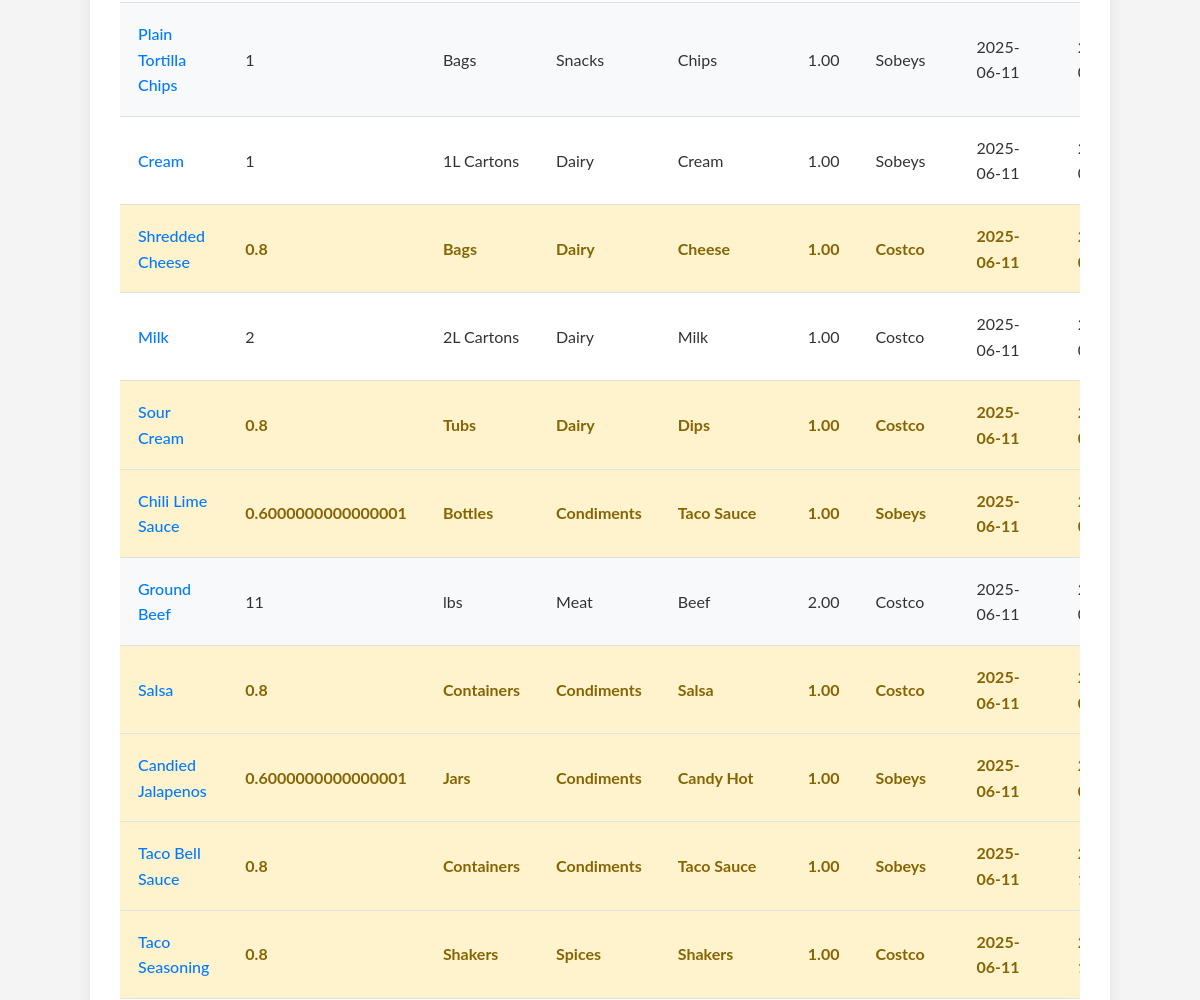
Before: /inventory/current (middle part) with the older database file.
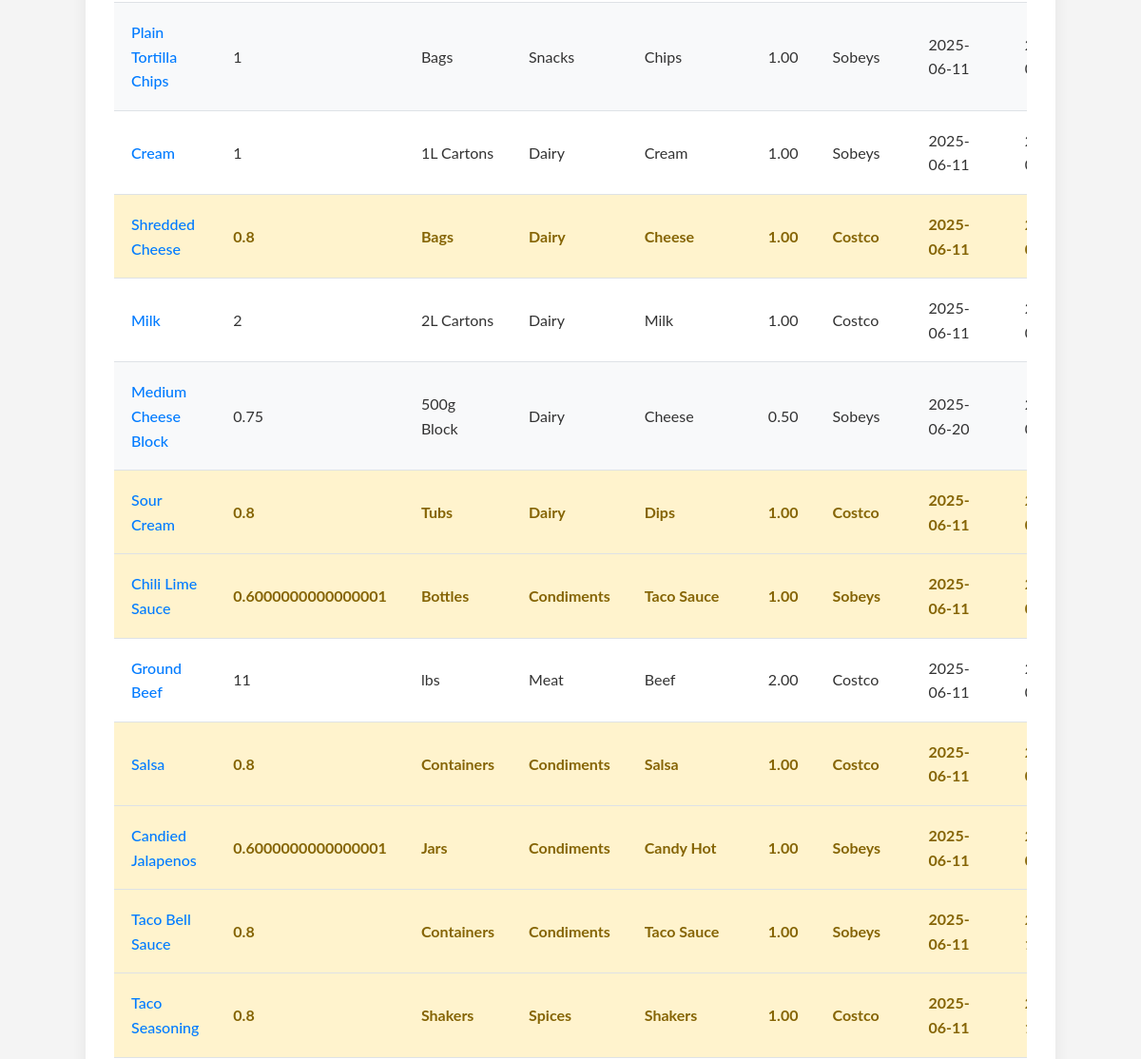
After: the same page with the newer database file.
### tables this page shows
CREATE TABLE inventory_items (
                        id INTEGER PRIMARY KEY AUTOINCREMENT,
                        product_id INTEGER,
                        name TEXT NOT NULL,
                        quantity TEXT NOT NULL, 
                        purchase_date TEXT NOT NULL,
                        expiry_date TEXT NOT NULL,
                        original_quantity_string TEXT,
                        FOREIGN KEY (product_id) REFERENCES products (id)
                    );

CREATE TABLE products (
                        id INTEGER PRIMARY KEY AUTOINCREMENT,
                        name TEXT NOT NULL UNIQUE,
                        category TEXT,
                        subcategory TEXT,
                        unit_of_measure TEXT NOT NULL,
                        default_expiry_days INTEGER NOT NULL,
                        par_level REAL DEFAULT 0,
                        max_holding_amount REAL DEFAULT 0,
    purchase_location TEXT,
    consumption_override_rate REAL DEFAULT NULL
                    );

### app.py (the view)
@app.route('/inventory/current')
def current_inventory_view():
    search_term = request.args.get('search_term', '').strip()
    selected_category = request.args.get('category', '').strip()
    selected_purchase_location = request.args.get('purchase_location', '').strip()
    expiry_start_date = request.args.get('expiry_start_date', '').strip()
    expiry_end_date = request.args.get('expiry_end_date', '').strip()
    filter_is_below_par_str = request.args.get('filter_is_below_par', 'false').strip().lower()
    filter_is_below_par = filter_is_below_par_str == 'true'
    sort_by = request.args.get('sort_by', 'expiry_date').strip()
    sort_order = request.args.get('sort_order', 'ASC').strip().upper()
    if sort_order not in ['ASC', 'DESC']:
        sort_order = 'ASC'
    try:
        page = int(request.args.get('page', 1))
        if page < 1: page = 1
    except ValueError:
        page = 1
    try:
        per_page = int(request.args.get('per_page', 20)) # Default 20 items per page
        if per_page < 1: per_page = 1
    except ValueError:
        per_page = 20
    inventory_items_raw = manager.get_current_inventory(
        search_term=search_term if search_term else None,
        category=selected_category if selected_category else None,
        purchase_location=selected_purchase_location if selected_purchase_location else None,
        expiry_start_date=expiry_start_date if expiry_start_date else None,
        expiry_end_date=expiry_end_date if expiry_end_date else None,
        sort_by=sort_by,
        sort_order=sort_order,
        page=page,
        per_page=per_page
    )
    total_items = manager.get_current_inventory_count(
        search_term=search_term if search_term else None,
        category=selected_category if selected_category else None,
        purchase_location=selected_purchase_location if selected_purchase_location else None,
        expiry_start_date=expiry_start_date if expiry_start_date else None,
        expiry_end_date=expiry_end_date if expiry_end_date else None
    )
    processed_inventory_items = []
    for item_dict in inventory_items_raw:
        item_processed = dict(item_dict)
        numeric_quantity = manager._parse_quantity_string(item_processed['quantity'])
        par_level = item_processed.get('par_level', 0.0)
        if par_level is None: par_level = 0.0
        else: par_level = float(par_level)
        item_processed['is_below_par'] = (numeric_quantity < par_level and par_level > 0)
        if filter_is_below_par:
            if item_processed['is_below_par']:
                processed_inventory_items.append(item_processed)
        else:
            processed_inventory_items.append(item_processed)
    total_pages = (total_items + per_page - 1) // per_page if per_page > 0 else 1
    if page > total_pages and total_pages > 0: # Adjust page if it's out of bounds after filtering
        page = total_pages
    categories_options = manager.get_current_inventory_categories()
    purchase_locations_options = manager.get_current_inventory_purchase_locations()
    today = date.today()
    return render_template(
        'current_inventory.html',
        items=processed_inventory_items,
        today=today,
        timedelta=timedelta,
        current_page=page,
        total_pages=total_pages,
        per_page=per_page,
        search_term=search_term,
        selected_category=selected_category,
        selected_purchase_location=selected_purchase_location,
        expiry_start_date=expiry_start_date,
        expiry_end_date=expiry_end_date,
        filter_is_below_par=filter_is_below_par, # Pass the boolean
        sort_by=sort_by,
        sort_order=sort_order,
        categories=categories_options,
        purchase_locations=purchase_locations_options
    )

### Food_manager.py (called while the page is built)
    def _get_db_connection(self):
        if self.conn and self.db_filepath == ":memory:":
            return self.conn
        conn = sqlite3.connect(self.db_filepath)
        conn.row_factory = sqlite3.Row # Access columns by name
        return conn

    def _parse_quantity_string(self, quantity_str):
        if isinstance(quantity_str, (int, float)):
            return float(quantity_str)
        s_quantity_str = str(quantity_str).strip()
        if not s_quantity_str:
            return 0.0
        parts = s_quantity_str.split()
        try:
            return float(parts[0])
        except (ValueError, IndexError):
            if s_quantity_str: # Check if the original stripped string was non-empty
                return 1.0
            return 0.0 # Default for completely unparseable or empty strings

### templates/current_inventory.html (shortened to what this page needs)
{% extends "base.html" %}
{% block content %}
    {% if items %}
    <div class="table-responsive-wrapper">
        <table>
                    {% set current_filters = {
                        'search_term': search_term,
                        'category': selected_category,
                        'purchase_location': selected_purchase_location,
                        'expiry_start_date': expiry_start_date,
                        'expiry_end_date': expiry_end_date,
                        'filter_is_below_par': request.args.get('filter_is_below_par', ''),
                        'page': current_page,
                        'per_page': per_page
                    } %}
            <tbody>
                {% for item in items %}
                <tr class="{{ 'below-par-level' if item.is_below_par else '' }}">
                    <td>
                        {% if item.product_id %}
                        <a href="#" class="product-name-link" data-product-id="{{ item.product_id }}" onclick="openProductModal(this.dataset.productId); return false;">{{ item.product_name }}</a>
                        {% else %}
                        {{ item.product_name }}
                        {% endif %}
                    </td>
                    <td>{{ item.quantity }}</td>
                    <td>{{ item.unit_of_measure if item.unit_of_measure else '-' }}</td>
                    <td>{{ item.category if item.category else '-' }}</td>
                    <td>{{ item.subcategory if item.subcategory else '-' }}</td>
                    <td class="text-right">{{ "%.2f"|format(item.par_level) if item.par_level is number else (item.par_level if item.par_level is not none else '-') }}</td>
                    <td>{{ item.purchase_location if item.purchase_location else '-' }}</td>
                    <td>{{ item.purchase_date.isoformat() if item.purchase_date else 'N/A' }}</td>
                    <td>{{ item.expiry_date.isoformat() if item.expiry_date else 'N/A' }}</td>
                </tr>
                {% endfor %}
            </tbody>
        </table>
    </div>
    {% endif %}
{% endblock %}

Changed rows visible on the page:
added inventory_items: product_name "Medium Cheese Block", quantity "0.75", unit_of_measure "500g Block", category "Dairy", subcategory "Cheese", purchase_location "Sobeys", purchase_date "2025-06-20"
added products: par_level "0.50"
